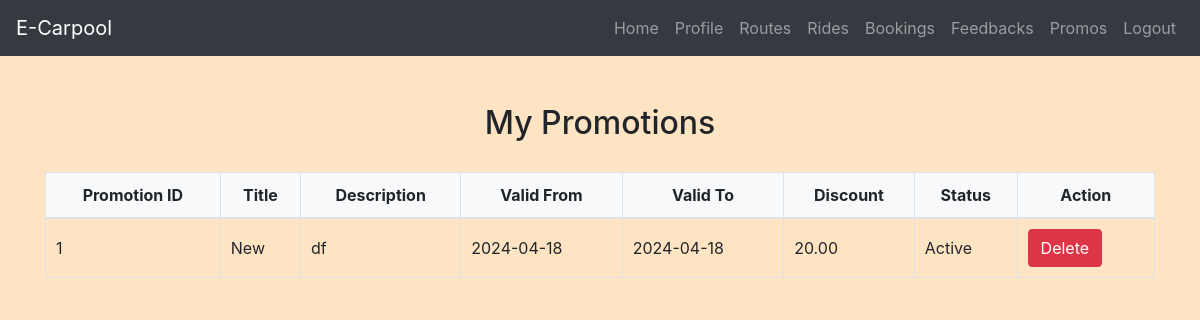
The page /driver/view_promotions.php (signed in) on the database its author committed.
### tables this page shows
CREATE TABLE `promotions` (
  `PromotionID` int(11) NOT NULL,
  `Title` varchar(255) NOT NULL,
  `Description` text NOT NULL,
  `ValidFrom` date NOT NULL,
  `ValidTo` date NOT NULL,
  `DiscountAmount` decimal(10,2) NOT NULL,
  `DriverID` int(11) NOT NULL,
  `Status` enum('Pending','Active','Expired') DEFAULT 'Pending'
);

### driver/view_promotions.php (the view, shortened to what this page needs)
<?php
include('config.php');
$DriverID = $_SESSION["id"];
$sql = "SELECT * FROM Promotions WHERE DriverID = ?";
$stmt = mysqli_prepare($conn, $sql);
mysqli_stmt_bind_param($stmt, "i", $DriverID);
mysqli_stmt_execute($stmt);
$result = mysqli_stmt_get_result($stmt);
$promotions = [];
while ($row = mysqli_fetch_assoc($result)) {
    $promotions[] = $row;
}
?>
<!DOCTYPE html>
<html lang="en">
<head>
    <link rel="stylesheet" href="https://maxcdn.bootstrapcdn.com/bootstrap/4.5.2/css/bootstrap.min.css">
    <link rel="stylesheet" href="./css/style.css">
</head>
<body>
<?php include('navbar.php'); ?>
<div class="container mt-5">
    <h2>My Promotions</h2>
    <?php if (empty($promotions)): ?>
        <p>No promotions found.</p>
    <?php else: ?>
        <table class="table">
            <thead>
                <tr>
                    <th>Promotion ID</th>
                    <th>Title</th>
                    <th>Description</th>
                    <th>Valid From</th>
                    <th>Valid To</th>
                    <th>Discount</th>
                    <th>Status</th>
                    <th>Action</th>
                </tr>
            </thead>
            <tbody>
                <?php foreach ($promotions as $promotion): ?>
                    <tr>
                        <td><?php echo $promotion['PromotionID']; ?></td>
                        <td><?php echo $promotion['Title']; ?></td>
                        <td><?php echo $promotion['Description']; ?></td>
                        <td><?php echo $promotion['ValidFrom']; ?></td>
                        <td><?php echo $promotion['ValidTo']; ?></td>
                        <td><?php echo $promotion['DiscountAmount']; ?></td>
                        <td><?php echo $promotion['Status']; ?></td>
                        <td>
                            <a href="delete_promotion.php?PromotionID=<?php echo $promotion['PromotionID']; ?>" class="btn btn-danger" onclick="return confirm('Are you sure you want to delete this promotion?')">Delete</a>
                        </td>
                    </tr>
                <?php endforeach; ?>
            </tbody>
        </table>
    <?php endif; ?>
</div>
</body>
</html>

### driver/css/style.css (style rules this page uses)
body { background-color: bisque; }
h1, h2, h3, h4 { text-align: center; margin-top: 30px; margin-bottom: 30px; }
.table { width: 100%; border-collapse: collapse; margin-top: 20px; }
.table th, .table td { padding: 10px; border: 1px solid #dee2e6; }
.table thead th { background-color: #f8f9fa; font-weight: bold; text-align: center; }
.table tbody td { vertical-align: middle; }

### rows shown on the page
promotions: PromotionID "1", Title "New", Description "df", ValidFrom "2024-04-18", ValidTo "2024-04-18", DiscountAmount "20.00", Status "Active"
